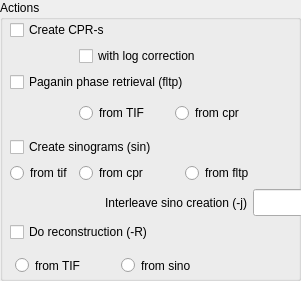
   <widget class="QGroupBox" name="groupBox_6">
    <property name="geometry">
     <rect>
      <x>940</x>
      <y>550</y>
      <width>301</width>
      <height>281</height>
     </rect>
    </property>
    <property name="title">
     <string>Actions</string>
    </property>
    <widget class="QWidget" name="gridLayoutWidget_5">
     <property name="geometry">
      <rect>
       <x>10</x>
       <y>20</y>
       <width>293</width>
       <height>261</height>
      </rect>
     </property>
     <layout class="QGridLayout" name="gridLayout_5">
      <item row="2" column="0" colspan="3">
       <widget class="QCheckBox" name="paganinon">
        <property name="text">
         <string>Paganin phase retrieval (fltp)</string>
        </property>
       </widget>
      </item>
      <item row="0" column="0" colspan="3">
       <widget class="QCheckBox" name="cpron">
        <property name="text">
         <string>Create CPR-s</string>
        </property>
       </widget>
      </item>
      <item row="7" column="0" colspan="3">
       <widget class="QCheckBox" name="reconstructon">
        <property name="text">
         <string>Do reconstruction (-R)</string>
        </property>
       </widget>
      </item>
      <item row="4" column="0" colspan="3">
       <widget class="QCheckBox" name="sinon">
        <property name="text">
         <string>Create sinograms (sin)</string>
        </property>
       </widget>
      </item>
      <item row="6" column="3">
       <widget class="QLineEdit" name="steplines">
        <property name="minimumSize">
         <size>
          <width>0</width>
          <height>27</height>
         </size>
        </property>
        <property name="maximumSize">
         <size>
          <width>50</width>
          <height>16777215</height>
         </size>
        </property>
       </widget>
      </item>
      <item row="6" column="0" colspan="3">
       <widget class="QLabel" name="label_36">
        <property name="text">
         <string>Interleave sino creation (-j)</string>
        </property>
        <property name="alignment">
         <set>Qt::AlignRight|Qt::AlignTrailing|Qt::AlignVCenter</set>
        </property>
       </widget>
      </item>
      <item row="5" column="1">
       <widget class="QRadioButton" name="sin_fromcpr">
        <property name="minimumSize">
         <size>
          <width>100</width>
          <height>0</height>
         </size>
        </property>
        <property name="text">
         <string>from cpr</string>
        </property>
       </widget>
      </item>
      <item row="5" column="2" colspan="2">
       <widget class="QRadioButton" name="sin_fromfltp">
        <property name="text">
         <string>from fltp</string>
        </property>
       </widget>
      </item>
      <item row="1" column="1" colspan="2">
       <widget class="QCheckBox" name="withlog">
        <property name="text">
         <string>with log correction</string>
        </property>
       </widget>
      </item>
      <item row="3" column="1" colspan="3">
       <widget class="QWidget" name="widget" native="true">
        <property name="maximumSize">
         <size>
          <width>16777215</width>
          <height>50</height>
         </size>
        </property>
        <widget class="QWidget" name="horizontalLayoutWidget">
         <property name="geometry">
          <rect>
           <x>0</x>
           <y>0</y>
           <width>191</width>
           <height>31</height>
          </rect>
         </property>
         <layout class="QHBoxLayout" name="horizontalLayout">
          <property name="spacing">
           <number>0</number>
          </property>
          <item>
           <widget class="QRadioButton" name="fltp_fromtif">
            <property name="text">
             <string>from TIF</string>
            </property>
           </widget>
          </item>
          <item>
           <widget class="QRadioButton" name="fltp_fromcpr">
            <property name="text">
             <string>from cpr</string>
            </property>
           </widget>
          </item>
         </layout>
        </widget>
       </widget>
      </item>
      <item row="5" column="0">
       <widget class="QRadioButton" name="sin_fromtif">
        <property name="text">
         <string>from tif</string>
        </property>
       </widget>
      </item>
      <item row="8" column="0" colspan="3">
       <widget class="QWidget" name="widget_2" native="true">
        <property name="minimumSize">
         <size>
          <width>0</width>
          <height>21</height>
         </size>
        </property>
        <widget class="QWidget" name="layoutWidget">
         <property name="geometry">
          <rect>
           <x>5</x>
           <y>2</y>
           <width>211</width>
           <height>31</height>
          </rect>
         </property>
         <layout class="QHBoxLayout" name="horizontalLayout_3">
          <property name="spacing">
           <number>0</number>
          </property>
          <item>
           <widget class="QRadioButton" name="rec_fromtif">
            <property name="minimumSize">
             <size>
              <width>0</width>
              <height>21</height>
             </size>
            </property>
            <property name="text">
             <string>from TIF</string>
            </property>
           </widget>
          </item>
          <item>
           <widget class="QRadioButton" name="rec_fromsino">
            <property name="minimumSize">
             <size>
              <width>0</width>
              <height>21</height>
             </size>
            </property>
            <property name="text">
             <string>from sino</string>
            </property>
           </widget>
          </item>
         </layout>
        </widget>
       </widget>
      </item>
     </layout>
    </widget>
   </widget>
